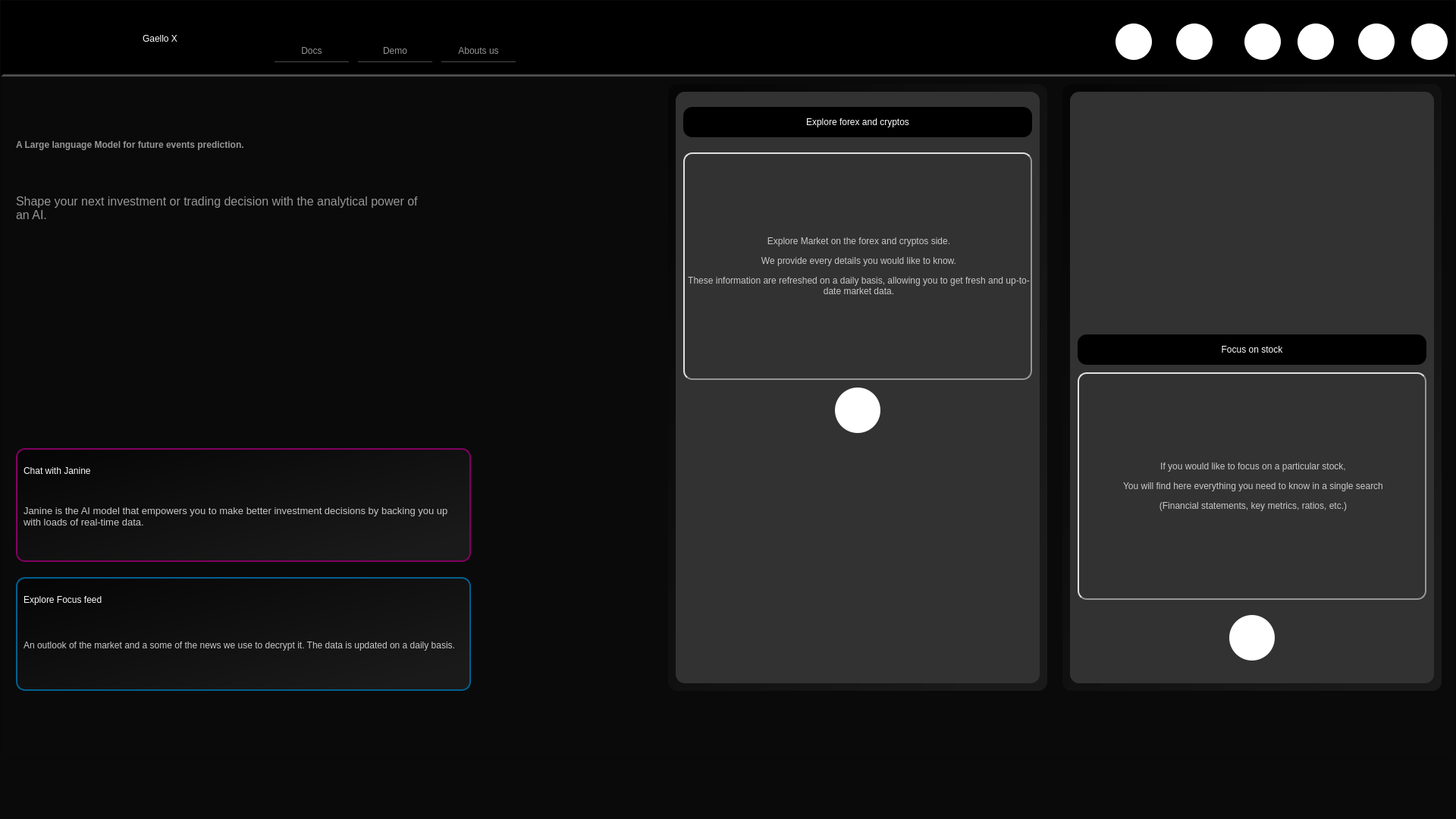
<?xml version="1.0" encoding="UTF-8"?>
<ui version="4.0">
 <class>MainWindow</class>
 <widget class="QMainWindow" name="MainWindow">
  <property name="geometry">
   <rect>
    <x>0</x>
    <y>0</y>
    <width>1920</width>
    <height>1080</height>
   </rect>
  </property>
  <property name="windowTitle">
   <string>MainWindow</string>
  </property>
  <property name="autoFillBackground">
   <bool>false</bool>
  </property>
  <property name="styleSheet">
   <string notr="true">background-color: rgb(10, 10, 10);
</string>
  </property>
  <property name="dockNestingEnabled">
   <bool>true</bool>
  </property>
  <property name="unifiedTitleAndToolBarOnMac">
   <bool>true</bool>
  </property>
  <widget class="QWidget" name="centralwidget">
   <widget class="QScrollArea" name="scrollArea">
    <property name="geometry">
     <rect>
      <x>0</x>
      <y>0</y>
      <width>1920</width>
      <height>1000</height>
     </rect>
    </property>
    <property name="widgetResizable">
     <bool>true</bool>
    </property>
    <widget class="QWidget" name="scrollAreaWidgetContents">
     <property name="geometry">
      <rect>
       <x>0</x>
       <y>0</y>
       <width>1918</width>
       <height>998</height>
      </rect>
     </property>
     <widget class="QWidget" name="headerWidget" native="true">
      <property name="geometry">
       <rect>
        <x>0</x>
        <y>0</y>
        <width>1920</width>
        <height>300</height>
       </rect>
      </property>
      <property name="styleSheet">
       <string notr="true">background: none;</string>
      </property>
      <widget class="QFrame" name="header">
       <property name="geometry">
        <rect>
         <x>0</x>
         <y>0</y>
         <width>1920</width>
         <height>100</height>
        </rect>
       </property>
       <property name="styleSheet">
        <string notr="true">border-bottom-color: rgb(75, 75, 75);
background-color: rgb(0, 0, 0);
border-style: outset;
border-width: 3px;</string>
       </property>
       <property name="frameShape">
        <enum>QFrame::StyledPanel</enum>
       </property>
       <property name="frameShadow">
        <enum>QFrame::Raised</enum>
       </property>
       <widget class="QPushButton" name="main_info_2">
        <property name="geometry">
         <rect>
          <x>110</x>
          <y>20</y>
          <width>200</width>
          <height>60</height>
         </rect>
        </property>
        <property name="styleSheet">
         <string notr="true">font: 700 24pt &quot;Century Gothic&quot;;
color: rgb(255, 255, 255);
border-width: 0px;</string>
        </property>
        <property name="text">
         <string> Gaello X </string>
        </property>
       </widget>
       <widget class="QPushButton" name="notifications">
        <property name="geometry">
         <rect>
          <x>1550</x>
          <y>30</y>
          <width>48</width>
          <height>48</height>
         </rect>
        </property>
        <property name="styleSheet">
         <string notr="true">background-color: rgb(255, 255, 255);
border-style: none;
border-width: 1px;
border-radius:24px;</string>
        </property>
        <property name="text">
         <string/>
        </property>
        <property name="icon">
         <iconset>
          <normaloff>../icons/alarm-bell.png</normaloff>../icons/alarm-bell.png</iconset>
        </property>
        <property name="iconSize">
         <size>
          <width>72</width>
          <height>72</height>
         </size>
        </property>
       </widget>
       <widget class="QPushButton" name="help">
        <property name="geometry">
         <rect>
          <x>1640</x>
          <y>30</y>
          <width>48</width>
          <height>48</height>
         </rect>
        </property>
        <property name="styleSheet">
         <string notr="true">background-color: rgb(255, 255, 255);
border-style: none;
border-width: 1px;
border-radius:24px;</string>
        </property>
        <property name="text">
         <string/>
        </property>
        <property name="icon">
         <iconset>
          <normaloff>../icons/help-web-button.png</normaloff>../icons/help-web-button.png</iconset>
        </property>
        <property name="iconSize">
         <size>
          <width>50</width>
          <height>50</height>
         </size>
        </property>
       </widget>
       <widget class="QPushButton" name="menu">
        <property name="geometry">
         <rect>
          <x>1710</x>
          <y>30</y>
          <width>48</width>
          <height>48</height>
         </rect>
        </property>
        <property name="styleSheet">
         <string notr="true">background-color: rgb(255, 255, 255);
border-style: none;
border-width: 1px;
border-radius:24px;</string>
        </property>
        <property name="text">
         <string/>
        </property>
        <property name="icon">
         <iconset>
          <normaloff>../icons/round (1).png</normaloff>../icons/round (1).png</iconset>
        </property>
        <property name="iconSize">
         <size>
          <width>72</width>
          <height>72</height>
         </size>
        </property>
       </widget>
       <widget class="QPushButton" name="docs">
        <property name="geometry">
         <rect>
          <x>360</x>
          <y>50</y>
          <width>100</width>
          <height>31</height>
         </rect>
        </property>
        <property name="styleSheet">
         <string notr="true">border: none;
font: 10pt &quot;Candara Light&quot;;
border-bottom-color: rgb(75, 75, 75);
color: rgb(150, 150, 150);
border-style: outset;
border-width: 1px;</string>
        </property>
        <property name="text">
         <string>Docs</string>
        </property>
       </widget>
       <widget class="QPushButton" name="demo">
        <property name="geometry">
         <rect>
          <x>470</x>
          <y>50</y>
          <width>100</width>
          <height>31</height>
         </rect>
        </property>
        <property name="styleSheet">
         <string notr="true">border: none;
font: 10pt &quot;Candara Light&quot;;
border-bottom-color: rgb(75, 75, 75);
color: rgb(150, 150, 150);
border-style: outset;
border-width: 1px;</string>
        </property>
        <property name="text">
         <string>Demo</string>
        </property>
       </widget>
       <widget class="QPushButton" name="aboutUs">
        <property name="geometry">
         <rect>
          <x>580</x>
          <y>50</y>
          <width>100</width>
          <height>31</height>
         </rect>
        </property>
        <property name="styleSheet">
         <string notr="true">border: none;
font: 10pt &quot;Candara Light&quot;;
border-bottom-color: rgb(75, 75, 75);
color: rgb(150, 150, 150);
border-style: outset;
border-width: 1px;</string>
        </property>
        <property name="text">
         <string>Abouts us</string>
        </property>
       </widget>
       <widget class="QPushButton" name="account">
        <property name="geometry">
         <rect>
          <x>1470</x>
          <y>30</y>
          <width>48</width>
          <height>48</height>
         </rect>
        </property>
        <property name="styleSheet">
         <string notr="true">background-color: rgb(255, 255, 255);
border-style: none;
border-width: 1px;
border-radius:24px;</string>
        </property>
        <property name="text">
         <string/>
        </property>
        <property name="icon">
         <iconset>
          <normaloff>../icons/profile-user.png</normaloff>../icons/profile-user.png</iconset>
        </property>
        <property name="iconSize">
         <size>
          <width>60</width>
          <height>60</height>
         </size>
        </property>
       </widget>
       <widget class="QPushButton" name="main_info">
        <property name="geometry">
         <rect>
          <x>30</x>
          <y>10</y>
          <width>72</width>
          <height>72</height>
         </rect>
        </property>
        <property name="styleSheet">
         <string notr="true">color: rgb(255, 255, 255);
background-color: rgb(0, 0, 0);
border-color: rgb(75, 75, 75);
border-width: 0px;
border-style: groove;
border-radius: 36px;</string>
        </property>
        <property name="text">
         <string/>
        </property>
        <property name="icon">
         <iconset>
          <normaloff>../logo/cube-logo-big.png</normaloff>../logo/cube-logo-big.png</iconset>
        </property>
        <property name="iconSize">
         <size>
          <width>60</width>
          <height>60</height>
         </size>
        </property>
       </widget>
       <widget class="QPushButton" name="closeApp">
        <property name="geometry">
         <rect>
          <x>1860</x>
          <y>30</y>
          <width>48</width>
          <height>48</height>
         </rect>
        </property>
        <property name="styleSheet">
         <string notr="true">background-color: rgb(255, 255, 255);
border-style: none;
border-width: 1px;
border-radius:24px;</string>
        </property>
        <property name="text">
         <string/>
        </property>
        <property name="icon">
         <iconset>
          <normaloff>../icons/remove-button.png</normaloff>../icons/remove-button.png</iconset>
        </property>
        <property name="iconSize">
         <size>
          <width>64</width>
          <height>64</height>
         </size>
        </property>
       </widget>
       <widget class="QPushButton" name="minimize">
        <property name="geometry">
         <rect>
          <x>1790</x>
          <y>30</y>
          <width>48</width>
          <height>48</height>
         </rect>
        </property>
        <property name="styleSheet">
         <string notr="true">background-color: rgb(255, 255, 255);
border-style: none;
border-width: 1px;
border-radius:24px;</string>
        </property>
        <property name="text">
         <string/>
        </property>
        <property name="icon">
         <iconset>
          <normaloff>../icons/minimize.png</normaloff>../icons/minimize.png</iconset>
        </property>
        <property name="iconSize">
         <size>
          <width>64</width>
          <height>64</height>
         </size>
        </property>
       </widget>
      </widget>
     </widget>
     <widget class="QWidget" name="bulkWidget" native="true">
      <property name="geometry">
       <rect>
        <x>0</x>
        <y>100</y>
        <width>1920</width>
        <height>840</height>
       </rect>
      </property>
      <property name="autoFillBackground">
       <bool>false</bool>
      </property>
      <property name="styleSheet">
       <string notr="true">background: none;
border-style: none;
border-width: 0px;
</string>
      </property>
      <widget class="QFrame" name="frame">
       <property name="geometry">
        <rect>
         <x>880</x>
         <y>10</y>
         <width>500</width>
         <height>800</height>
        </rect>
       </property>
       <property name="styleSheet">
        <string notr="true">background-color: qlineargradient(spread:pad, x1:0.886772, y1:0.863182, x2:0.034, y2:0.0567727, stop:0 rgba(50, 50, 50, 100), stop:1 rgba(0, 0, 0, 100));
border-radius: 12px;
</string>
       </property>
       <property name="frameShape">
        <enum>QFrame::StyledPanel</enum>
       </property>
       <property name="frameShadow">
        <enum>QFrame::Raised</enum>
       </property>
       <widget class="QFrame" name="frame_5">
        <property name="geometry">
         <rect>
          <x>10</x>
          <y>10</y>
          <width>480</width>
          <height>780</height>
         </rect>
        </property>
        <property name="styleSheet">
         <string notr="true">background-color: rgb(50, 50, 50);
border-style: none;</string>
        </property>
        <property name="frameShape">
         <enum>QFrame::StyledPanel</enum>
        </property>
        <property name="frameShadow">
         <enum>QFrame::Raised</enum>
        </property>
        <widget class="QPushButton" name="marketButton">
         <property name="geometry">
          <rect>
           <x>210</x>
           <y>390</y>
           <width>60</width>
           <height>60</height>
          </rect>
         </property>
         <property name="styleSheet">
          <string notr="true">border-radius: 30px;
background-color: rgb(255, 255, 255);</string>
         </property>
         <property name="text">
          <string/>
         </property>
         <property name="icon">
          <iconset>
           <normaloff>../icons/next (1).png</normaloff>../icons/next (1).png</iconset>
         </property>
         <property name="iconSize">
          <size>
           <width>60</width>
           <height>60</height>
          </size>
         </property>
        </widget>
        <widget class="QLabel" name="exploreForexTitle">
         <property name="geometry">
          <rect>
           <x>10</x>
           <y>20</y>
           <width>460</width>
           <height>40</height>
          </rect>
         </property>
         <property name="styleSheet">
          <string notr="true">background-color: rgb(0, 0, 0);
color: rgb(255, 255, 255);
</string>
         </property>
         <property name="text">
          <string>&lt;html&gt;&lt;head/&gt;&lt;body&gt;&lt;p align=&quot;center&quot;&gt;Explore forex and cryptos&lt;/p&gt;&lt;/body&gt;&lt;/html&gt;</string>
         </property>
        </widget>
        <widget class="QLabel" name="exploreForexLabel">
         <property name="geometry">
          <rect>
           <x>10</x>
           <y>80</y>
           <width>460</width>
           <height>300</height>
          </rect>
         </property>
         <property name="styleSheet">
          <string notr="true">border-style: outset;
color: rgb(200, 200, 200);
border-width: 2px;
border-radius: 12px;
border-color: rgb(150, 150, 150);</string>
         </property>
         <property name="text">
          <string>&lt;html&gt;&lt;head/&gt;&lt;body&gt;&lt;p align=&quot;center&quot;&gt;Explore Market on the forex and cryptos side.&lt;/p&gt;&lt;p align=&quot;center&quot;&gt;We provide every details you would like to know.&lt;/p&gt;&lt;p align=&quot;center&quot;&gt;These information are refreshed on a daily basis, allowing you to get fresh and up-to-date market data.&lt;/p&gt;&lt;/body&gt;&lt;/html&gt;</string>
         </property>
         <property name="wordWrap">
          <bool>true</bool>
         </property>
        </widget>
        <widget class="QLabel" name="marketGif">
         <property name="geometry">
          <rect>
           <x>10</x>
           <y>470</y>
           <width>460</width>
           <height>300</height>
          </rect>
         </property>
         <property name="text">
          <string/>
         </property>
         <property name="scaledContents">
          <bool>true</bool>
         </property>
        </widget>
       </widget>
      </widget>
      <widget class="QFrame" name="frame_3">
       <property name="geometry">
        <rect>
         <x>1400</x>
         <y>10</y>
         <width>500</width>
         <height>800</height>
        </rect>
       </property>
       <property name="styleSheet">
        <string notr="true">background-color: qlineargradient(spread:pad, x1:0.886772, y1:0.863182, x2:0.034, y2:0.0567727, stop:0 rgba(50, 50, 50, 100), stop:1 rgba(0, 0, 0, 100));
border-radius: 12px;</string>
       </property>
       <property name="frameShape">
        <enum>QFrame::StyledPanel</enum>
       </property>
       <property name="frameShadow">
        <enum>QFrame::Raised</enum>
       </property>
       <widget class="QFrame" name="frame_6">
        <property name="geometry">
         <rect>
          <x>10</x>
          <y>10</y>
          <width>480</width>
          <height>780</height>
         </rect>
        </property>
        <property name="styleSheet">
         <string notr="true">background-color: rgb(50, 50, 50);
border-style: none;</string>
        </property>
        <property name="frameShape">
         <enum>QFrame::StyledPanel</enum>
        </property>
        <property name="frameShadow">
         <enum>QFrame::Raised</enum>
        </property>
        <widget class="QLabel" name="exploreStocksTitle">
         <property name="geometry">
          <rect>
           <x>10</x>
           <y>320</y>
           <width>460</width>
           <height>40</height>
          </rect>
         </property>
         <property name="styleSheet">
          <string notr="true">background-color: rgb(0, 0, 0);
color: rgb(255, 255, 255);
</string>
         </property>
         <property name="text">
          <string>&lt;html&gt;&lt;head/&gt;&lt;body&gt;&lt;p align=&quot;center&quot;&gt;Focus on stock&lt;/p&gt;&lt;/body&gt;&lt;/html&gt;</string>
         </property>
        </widget>
        <widget class="QLabel" name="exploreStocksLabel">
         <property name="geometry">
          <rect>
           <x>10</x>
           <y>370</y>
           <width>460</width>
           <height>300</height>
          </rect>
         </property>
         <property name="styleSheet">
          <string notr="true">border-style: outset;
color: rgb(200, 200, 200);
border-width: 2px;
border-radius: 12px;
border-color: rgb(150, 150, 150);</string>
         </property>
         <property name="text">
          <string>&lt;html&gt;&lt;head/&gt;&lt;body&gt;&lt;p align=&quot;center&quot;&gt;If you would like to focus on a particular stock,&lt;/p&gt;&lt;p align=&quot;center&quot;&gt;You will find here everything you need to know in a single search&lt;/p&gt;&lt;p align=&quot;center&quot;&gt;(Financial statements, key metrics, ratios, etc.)&lt;/p&gt;&lt;/body&gt;&lt;/html&gt;</string>
         </property>
         <property name="wordWrap">
          <bool>true</bool>
         </property>
        </widget>
        <widget class="QPushButton" name="assetButton">
         <property name="geometry">
          <rect>
           <x>210</x>
           <y>690</y>
           <width>60</width>
           <height>60</height>
          </rect>
         </property>
         <property name="styleSheet">
          <string notr="true">border-radius: 30px;
background-color: rgb(255, 255, 255);</string>
         </property>
         <property name="text">
          <string/>
         </property>
         <property name="icon">
          <iconset>
           <normaloff>../icons/next (1).png</normaloff>../icons/next (1).png</iconset>
         </property>
         <property name="iconSize">
          <size>
           <width>60</width>
           <height>60</height>
          </size>
         </property>
        </widget>
        <widget class="QLabel" name="stockGif">
         <property name="geometry">
          <rect>
           <x>10</x>
           <y>10</y>
           <width>460</width>
           <height>300</height>
          </rect>
         </property>
         <property name="text">
          <string/>
         </property>
         <property name="scaledContents">
          <bool>true</bool>
         </property>
        </widget>
       </widget>
      </widget>
      <widget class="QFrame" name="chat">
       <property name="geometry">
        <rect>
         <x>20</x>
         <y>490</y>
         <width>600</width>
         <height>150</height>
        </rect>
       </property>
       <property name="styleSheet">
        <string notr="true">;
background-color: qlineargradient(spread:pad, x1:0.886772, y1:0.863182, x2:0.034, y2:0.0567727, stop:0 rgba(50, 50, 50, 100), stop:1 rgba(0, 0, 0, 100));
border-color: rgb(129, 0, 97);
border-style: solid;
border-width: 2px;
border-radius: 12px;
</string>
       </property>
       <property name="frameShape">
        <enum>QFrame::StyledPanel</enum>
       </property>
       <property name="frameShadow">
        <enum>QFrame::Raised</enum>
       </property>
       <widget class="QLabel" name="chat_h1">
        <property name="geometry">
         <rect>
          <x>10</x>
          <y>10</y>
          <width>481</width>
          <height>40</height>
         </rect>
        </property>
        <property name="styleSheet">
         <string notr="true">font: 75 12pt &quot;Centry Gothic&quot;;
color: rgb(250, 250, 250);
border-style: none;
background: none;</string>
        </property>
        <property name="text">
         <string>&lt;html&gt;&lt;head/&gt;&lt;body&gt;&lt;p&gt;Chat with Janine&lt;/p&gt;&lt;/body&gt;&lt;/html&gt;</string>
        </property>
        <property name="scaledContents">
         <bool>true</bool>
        </property>
        <property name="wordWrap">
         <bool>true</bool>
        </property>
       </widget>
       <widget class="QLabel" name="chat_p">
        <property name="geometry">
         <rect>
          <x>10</x>
          <y>40</y>
          <width>581</width>
          <height>101</height>
         </rect>
        </property>
        <property name="styleSheet">
         <string notr="true">color: rgb(200, 200, 200);
border-style: none;
background: none;</string>
        </property>
        <property name="text">
         <string>&lt;html&gt;&lt;head/&gt;&lt;body&gt;&lt;p&gt;&lt;span style=&quot; font-size:10pt;&quot;&gt;Janine is the AI model that empowers you to make better investment decisions by backing you up with loads of real-time data.&lt;/span&gt;&lt;/p&gt;&lt;/body&gt;&lt;/html&gt;</string>
        </property>
        <property name="scaledContents">
         <bool>true</bool>
        </property>
        <property name="wordWrap">
         <bool>true</bool>
        </property>
        <property name="indent">
         <number>-3</number>
        </property>
       </widget>
      </widget>
      <widget class="QFrame" name="explore">
       <property name="geometry">
        <rect>
         <x>20</x>
         <y>660</y>
         <width>600</width>
         <height>150</height>
        </rect>
       </property>
       <property name="styleSheet">
        <string notr="true">;
background-color: qlineargradient(spread:pad, x1:0.886772, y1:0.863182, x2:0.034, y2:0.0567727, stop:0 rgba(50, 50, 50, 100), stop:1 rgba(0, 0, 0, 100));
border-color: rgb(0, 96, 144);
border-style: solid;
border-width: 2px;
border-radius: 12px;
</string>
       </property>
       <property name="frameShape">
        <enum>QFrame::StyledPanel</enum>
       </property>
       <property name="frameShadow">
        <enum>QFrame::Raised</enum>
       </property>
       <widget class="QLabel" name="explore_p">
        <property name="geometry">
         <rect>
          <x>10</x>
          <y>40</y>
          <width>581</width>
          <height>101</height>
         </rect>
        </property>
        <property name="styleSheet">
         <string notr="true">color: rgb(200, 200, 200);
border-style: none;
background: none;</string>
        </property>
        <property name="text">
         <string>&lt;html&gt;&lt;head/&gt;&lt;body&gt;&lt;p&gt;An outlook of the market and a some of the news we use to decrypt it. The data is updated on a daily basis.&lt;/p&gt;&lt;/body&gt;&lt;/html&gt;</string>
        </property>
        <property name="scaledContents">
         <bool>true</bool>
        </property>
        <property name="wordWrap">
         <bool>true</bool>
        </property>
        <property name="indent">
         <number>-3</number>
        </property>
       </widget>
       <widget class="QLabel" name="explore_h1">
        <property name="geometry">
         <rect>
          <x>10</x>
          <y>10</y>
          <width>481</width>
          <height>40</height>
         </rect>
        </property>
        <property name="styleSheet">
         <string notr="true">font: 75 12pt &quot;Centry Gothic&quot;;
color: rgb(250, 250, 250);
border-style: none;
background: none;</string>
        </property>
        <property name="text">
         <string>&lt;html&gt;&lt;head/&gt;&lt;body&gt;&lt;p&gt;Explore Focus feed&lt;/p&gt;&lt;/body&gt;&lt;/html&gt;</string>
        </property>
        <property name="scaledContents">
         <bool>true</bool>
        </property>
        <property name="wordWrap">
         <bool>true</bool>
        </property>
       </widget>
      </widget>
      <widget class="QLabel" name="pitch">
       <property name="geometry">
        <rect>
         <x>20</x>
         <y>50</y>
         <width>541</width>
         <height>80</height>
        </rect>
       </property>
       <property name="styleSheet">
        <string notr="true">font: 14pt &quot;Centry Gothic&quot;;
color: rgb(150, 150, 150);</string>
       </property>
       <property name="text">
        <string>&lt;html&gt;&lt;head/&gt;&lt;body&gt;&lt;p&gt;&lt;span style=&quot; font-weight:600;&quot;&gt;A Large language Model for future events prediction.&lt;/span&gt;&lt;/p&gt;&lt;/body&gt;&lt;/html&gt;</string>
       </property>
       <property name="scaledContents">
        <bool>true</bool>
       </property>
       <property name="wordWrap">
        <bool>true</bool>
       </property>
      </widget>
      <widget class="QLabel" name="descr">
       <property name="geometry">
        <rect>
         <x>20</x>
         <y>140</y>
         <width>541</width>
         <height>80</height>
        </rect>
       </property>
       <property name="styleSheet">
        <string notr="true">font: 18pt &quot;Centry Gothic&quot;;
color: rgb(150, 150, 150);</string>
       </property>
       <property name="text">
        <string>&lt;html&gt;&lt;head/&gt;&lt;body&gt;&lt;p&gt;&lt;span style=&quot; font-size:12pt;&quot;&gt;Shape your next investment or trading decision with the analytical power of an AI.&lt;br/&gt;&lt;/span&gt;&lt;/p&gt;&lt;/body&gt;&lt;/html&gt;</string>
       </property>
       <property name="scaledContents">
        <bool>true</bool>
       </property>
       <property name="wordWrap">
        <bool>true</bool>
       </property>
      </widget>
     </widget>
    </widget>
   </widget>
  </widget>
  <widget class="QStatusBar" name="statusbar"/>
 </widget>
 <resources>
  <include location="../rsrc/images/backgrounds.qrc"/>
 </resources>
 <connections/>
</ui>
